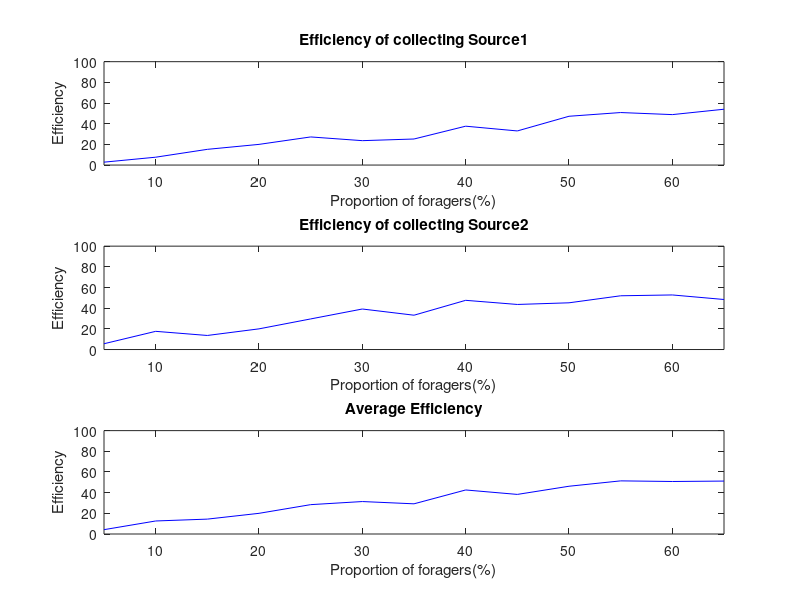

Here is the MATLAB script that generated this plot:
function getAVG()

% avg data
e1 = [2.8, 7.6, 15.2, 20, 27.2, 23.6, 25.2, 37.6, 33, 47.2, 50.8, 48.8, 54];
e2 = [5.6, 17.6, 13.6, 20, 29.6, 39.2, 33.2, 47.6, 43.6, 45.2, 52, 52.8, 48.4];
e = (e1+e2)./2;
x = [5, 10,15,20,25,30,35,40,45,50, 55, 60, 65];
f9=figure(9);

set(f9,'Units','Normalized');
set(f9,'Position',[0.55 0.5 0.45 0.4]);


subplot(3,1,1),plot(x, e1,'b');
subplot(3,1,1),axis([min(x) max(x) 0 100]);

subplot(3,1,2),plot(x, e2,'b');
subplot(3,1,2),axis([min(x) max(x) 0 100]);

subplot(3,1,3),plot(x, e,'b');
subplot(3,1,3),axis([min(x) max(x) 0 100]);

subplot(3,1,1),title('Efficiency of collecting Source1');
ylabel('Efficiency');
xlabel('Proportion of foragers(%)');

subplot(3,1,2),title('Efficiency of collecting Source2');
ylabel('Efficiency');
xlabel('Proportion of foragers(%)');

subplot(3,1,3),title('Average Efficiency');
ylabel('Efficiency');
xlabel('Proportion of foragers(%)');

eval(['save EfficiencySummary_.mat' ]);
end

